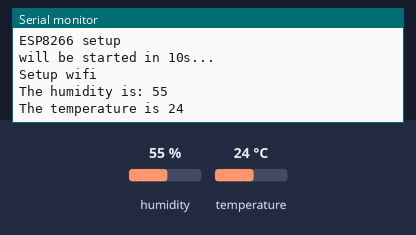
Bench run of a program on a simulated ESP8266 (NodeMCU). Parts: the last lines printed to the serial monitor. Wiring (inferred from the names in the program): DHT11 sensor: data GPIO 5. Inputs (shaded band) come from the test bench; at power-on: humidity 55 %, temperature 24 °C. Not simulated (calls return 0 or success): WiFiConnector.h.

Above: at 4.2 s.
4.3 s: humidity set to 22 %
At 8.8 s:
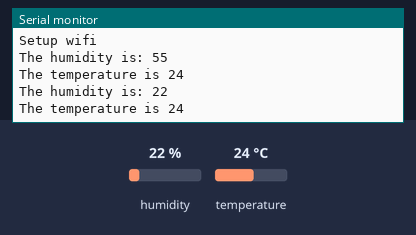
9.9 s: temperature set to 12 °C
At 13.4 s:
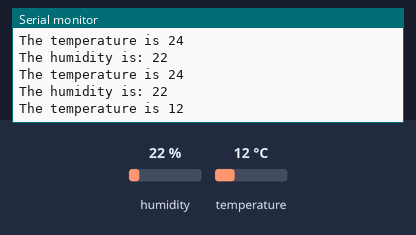
15.5 s: humidity set to 40 %
At 19.2 s:
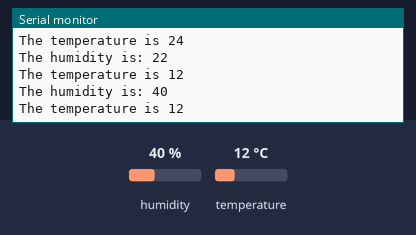
Timing chart, 0 to 20.7 s (numbered marks = the images above; inputs shaded):
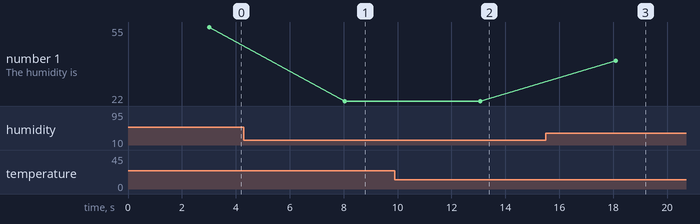

The program:

Main.cpp
```cpp
#include <Arduino.h>
#include <ESP8266WiFi.h>
#include <WiFiConnector.h>
#include <ESP8266HTTPClient.h>

#include "dht11.h"

//#define DHT_TYPE DHT11
#define DHT_PIN 5
#define SECONDS 1000

#ifndef SSID
  #define SSID "esp8266"
  #define PASS "8D5Y9MD306L"
#endif

WiFiConnector wifi(SSID, PASS);

void setupWifi() {
  Serial.println("Setup wifi");
  wifi.init();
  wifi.on_connected([&](const void* message)
  {
    Serial.print("WIFI CONNECTED WITH IP: ");
    Serial.println(WiFi.localIP());
  });

  wifi.on_connecting([&](const void* message)
  {
    Serial.print("Connecting to ");
    Serial.println(wifi.get("ssid") + ", " + wifi.get("password"));
    delay(5*SECONDS);
  });
}

void getTempData() {
  dht11 m_dht;
  int chk = m_dht.read(DHT_PIN);
  if (chk == 0) {
    Serial.print("The humidity is: ");
    Serial.println(m_dht.humidity);
    Serial.print("The temperature is ");
    Serial.println(m_dht.temperature);
  }
  else {
    Serial.print("Error reading DHT11: ");
    Serial.println(chk);
  }
}

void setup() {
  Serial.begin(9600);
  delay(2*SECONDS);
  Serial.println("ESP8266 setup");
  wifi.disconnect(true);
  delay(1*SECONDS);
  Serial.println("will be started in 10s...");
  setupWifi();
}

void loop() {
  wifi.loop();
  if (!wifi.connected()) {
    Serial.println("Wifit not connected");
    wifi.connect();
  }
  getTempData();
  delay(5*SECONDS);

}
```

dht11.cpp
```cpp
#include "dht11.h"

// Return values:
// DHTLIB_OK
// DHTLIB_ERROR_CHECKSUM
// DHTLIB_ERROR_TIMEOUT
int dht11::read(int pin)
{
	// BUFFER TO RECEIVE
	uint8_t bits[5];
	uint8_t cnt = 7;
	uint8_t idx = 0;

	// EMPTY BUFFER
	for (int i=0; i< 5; i++) bits[i] = 0;

	// REQUEST SAMPLE
	pinMode(pin, OUTPUT);
	digitalWrite(pin, LOW);
	delay(18);
	digitalWrite(pin, HIGH);
	delayMicroseconds(40);
	pinMode(pin, INPUT);

	// ACKNOWLEDGE or TIMEOUT
	unsigned int loopCnt = 10000;
	while(digitalRead(pin) == LOW)
		if (loopCnt-- == 0) return DHTLIB_ERROR_TIMEOUT;

	loopCnt = 10000;
	while(digitalRead(pin) == HIGH)
		if (loopCnt-- == 0) return DHTLIB_ERROR_TIMEOUT;

	// READ OUTPUT - 40 BITS => 5 BYTES or TIMEOUT
	for (int i=0; i<40; i++)
	{
		loopCnt = 10000;
		while(digitalRead(pin) == LOW)
			if (loopCnt-- == 0) return DHTLIB_ERROR_TIMEOUT;

		unsigned long t = micros();

		loopCnt = 10000;
		while(digitalRead(pin) == HIGH)
			if (loopCnt-- == 0) return DHTLIB_ERROR_TIMEOUT;

		if ((micros() - t) > 40) bits[idx] |= (1 << cnt);
		if (cnt == 0)   // next byte?
		{
			cnt = 7;    // restart at MSB
			idx++;      // next byte!
		}
		else cnt--;
	}

	// WRITE TO RIGHT VARS
        // as bits[1] and bits[3] are allways zero they are omitted in formulas.
	humidity    = bits[0];
	temperature = bits[2];

	uint8_t sum = bits[0] + bits[2];

	if (bits[4] != sum) return DHTLIB_ERROR_CHECKSUM;
	return DHTLIB_OK;
}
```

dht11.h
```cpp
#ifndef dht11_h
#define dht11_h

#if defined(ARDUINO) && (ARDUINO >= 100)
#include <Arduino.h>
#else
#include <WProgram.h>
#endif

#define DHT11LIB_VERSION "0.4.1"

#define DHTLIB_OK				0
#define DHTLIB_ERROR_CHECKSUM	-1
#define DHTLIB_ERROR_TIMEOUT	-2

class dht11
{
public:
    int read(int pin);
	int humidity;
	int temperature;
};
#endif
```

Measured:
- after the input at 4.3 s, the serial monitor: prints a new line after 3.7 s (image 1)
- after the input at 9.9 s, the serial monitor: prints a new line after 3.2 s (image 2)
- after the input at 15.5 s, the serial monitor: prints a new line after 2.6 s (image 3)
- plotted number 1: 55 → 22 after the input at 4.3 s, 22 → 40 after the input at 15.5 s
